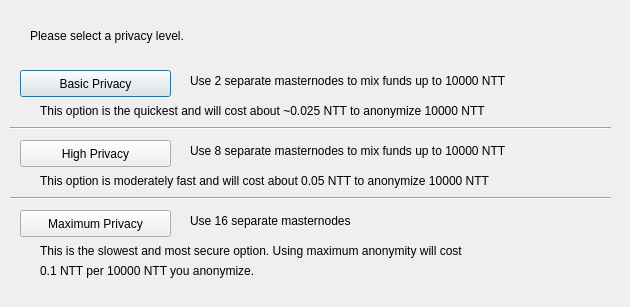
<?xml version="1.0" encoding="UTF-8"?>
<ui version="4.0">
 <class>ObfuscationConfig</class>
 <widget class="QDialog" name="ObfuscationConfig">
  <property name="geometry">
   <rect>
    <x>0</x>
    <y>0</y>
    <width>630</width>
    <height>307</height>
   </rect>
  </property>
  <property name="windowTitle">
   <string>Configure Obfuscation</string>
  </property>
  <widget class="QPushButton" name="buttonBasic">
   <property name="geometry">
    <rect>
     <x>20</x>
     <y>70</y>
     <width>151</width>
     <height>27</height>
    </rect>
   </property>
   <property name="text">
    <string>Basic Privacy</string>
   </property>
  </widget>
  <widget class="QPushButton" name="buttonHigh">
   <property name="geometry">
    <rect>
     <x>20</x>
     <y>140</y>
     <width>151</width>
     <height>27</height>
    </rect>
   </property>
   <property name="text">
    <string>High Privacy</string>
   </property>
  </widget>
  <widget class="QPushButton" name="buttonMax">
   <property name="geometry">
    <rect>
     <x>20</x>
     <y>210</y>
     <width>151</width>
     <height>27</height>
    </rect>
   </property>
   <property name="text">
    <string>Maximum Privacy</string>
   </property>
  </widget>
  <widget class="QLabel" name="label">
   <property name="geometry">
    <rect>
     <x>30</x>
     <y>20</y>
     <width>571</width>
     <height>31</height>
    </rect>
   </property>
   <property name="text">
    <string>Please select a privacy level.</string>
   </property>
  </widget>
  <widget class="QLabel" name="label_2">
   <property name="geometry">
    <rect>
     <x>190</x>
     <y>70</y>
     <width>421</width>
     <height>21</height>
    </rect>
   </property>
   <property name="text">
    <string>Use 2 separate masternodes to mix funds up to 10000 NTT</string>
   </property>
  </widget>
  <widget class="QLabel" name="label_3">
   <property name="geometry">
    <rect>
     <x>190</x>
     <y>140</y>
     <width>411</width>
     <height>21</height>
    </rect>
   </property>
   <property name="text">
    <string>Use 8 separate masternodes to mix funds up to 10000 NTT</string>
   </property>
  </widget>
  <widget class="QLabel" name="label_4">
   <property name="geometry">
    <rect>
     <x>190</x>
     <y>210</y>
     <width>421</width>
     <height>21</height>
    </rect>
   </property>
   <property name="text">
    <string>Use 16 separate masternodes</string>
   </property>
  </widget>
  <widget class="QLabel" name="label_6">
   <property name="geometry">
    <rect>
     <x>40</x>
     <y>100</y>
     <width>561</width>
     <height>21</height>
    </rect>
   </property>
   <property name="text">
    <string>This option is the quickest and will cost about ~0.025 NTT to anonymize 10000 NTT</string>
   </property>
  </widget>
  <widget class="QLabel" name="label_7">
   <property name="geometry">
    <rect>
     <x>40</x>
     <y>170</y>
     <width>561</width>
     <height>21</height>
    </rect>
   </property>
   <property name="text">
    <string>This option is moderately fast and will cost about 0.05 NTT to anonymize 10000 NTT</string>
   </property>
  </widget>
  <widget class="QLabel" name="label_8">
   <property name="geometry">
    <rect>
     <x>40</x>
     <y>240</y>
     <width>561</width>
     <height>21</height>
    </rect>
   </property>
   <property name="text">
    <string>This is the slowest and most secure option. Using maximum anonymity will cost</string>
   </property>
  </widget>
  <widget class="QLabel" name="label_9">
   <property name="geometry">
    <rect>
     <x>40</x>
     <y>260</y>
     <width>561</width>
     <height>21</height>
    </rect>
   </property>
   <property name="text">
    <string>0.1 NTT per 10000 NTT you anonymize.</string>
   </property>
  </widget>
  <widget class="Line" name="line">
   <property name="geometry">
    <rect>
     <x>10</x>
     <y>120</y>
     <width>601</width>
     <height>16</height>
    </rect>
   </property>
   <property name="orientation">
    <enum>Qt::Horizontal</enum>
   </property>
  </widget>
  <widget class="Line" name="line_2">
   <property name="geometry">
    <rect>
     <x>10</x>
     <y>190</y>
     <width>601</width>
     <height>16</height>
    </rect>
   </property>
   <property name="orientation">
    <enum>Qt::Horizontal</enum>
   </property>
  </widget>
 </widget>
 <resources/>
 <connections/>
</ui>
